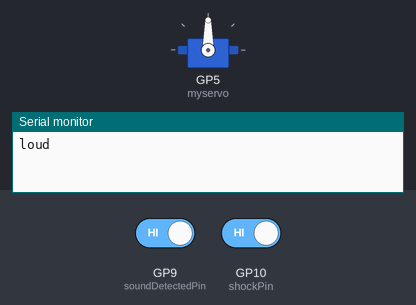
Recording of a sketch running on a simulated Raspberry Pi Pico. On the bench: servo, the last lines printed to the serial monitor. The test bench sets the inputs (shaded band); at power-on: GP10 (shockPin) HIGH, GP9 (soundDetectedPin) HIGH.

Above: at 0.1 s.
At 26.4 s:
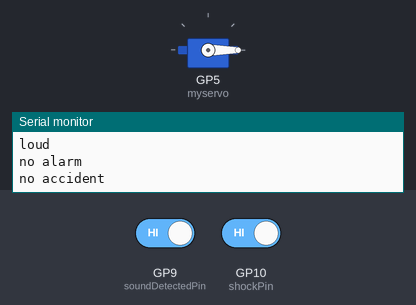
26.5 s: GP10 (shockPin) driven HIGH
37.7 s: GP10 (shockPin) driven LOW
51.7 s: GP9 (soundDetectedPin) driven HIGH
Timing chart, 0 to 61.6 s (numbered marks = the images above; inputs shaded):
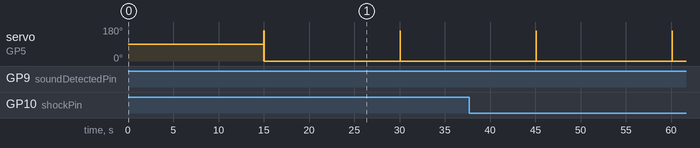

The sketch:

githubtest.ino
```cpp
#include <Servo.h>
 Servo myservo;
// Shock Sensor code
int pos = 0;
int shockPin = 10; // Use Pin 10 as our Input
int shockVal = HIGH; // This is where we record our shock measurement

boolean bAlarm = false;

unsigned long lastShockTime; // Record the time that we measured a shock

int shockAlarmTime = 500; // Number of milli seconds to keep the shock alarm high

int soundDetectedPin = 9; // Use Pin 10 as our Input
int soundDetectedVal = HIGH; // This is where we record our Sound Measurement
  // attaches the servo on pin 9 to the servo object

unsigned long lastSoundDetectTime; // Record the time that we measured a sound
int soundAlarmTime = 500; // Number of milli seconds to keep the sound alarm high


void setup()
{
  setup1();


}
void loop()
{
  a();
  b();
  d();
}


// Sound Detection Sensor code


void setup1 ()
{
  Serial.begin(9600);
  pinMode (soundDetectedPin, INPUT) ; // input from the Sound Detection Module
  pinMode (shockPin, INPUT) ; // input from the KY-002
  myservo.attach(5);

}
void a(){
  soundDetectedVal = digitalRead (9) ; // read the sound alarm time

  if (soundDetectedVal == LOW) // If we hear a sound
  {

    lastSoundDetectTime = millis(); // record the time of the sound alarm
    // The following is so you don't scroll on the output screen
    if (!bAlarm){
      Serial.println("no sound ");
      bAlarm = true;
      b();
    }
  }
  else
  {
    if( soundDetectedVal == HIGH)
    {
      Serial.println("loud");
      bAlarm = false;
      delay(5000);

    }
  }

}

void b()
{
  shockVal = digitalRead (shockPin) ; // read the value from our sensor

  if (shockVal == LOW) // If we're in an alarm state
  {
    lastShockTime = millis(); // record the time of the shock
    // The following is so you don't scroll on the output screen
    if (!bAlarm){
      Serial.println("Shock Alarm");
      bAlarm = true;
      Serial.println("ac");
  Serial.print("\r");
  delay(1000);
  Serial.print("AT+CMGF=1\r");
  delay(1000);
  /*Replace XXXXXXXXXX to 10 digit mobile number &  ZZ to 2 digit country code*/
  Serial.print("AT+CMGS=\"+916381845405\"\r");
  delay(1000);
  //The text of the message to be sent.
  Serial.print("accident alert   latitude-11.615270 ;longitude-78.144623");
  delay(1000);
  Serial.write(0x1A);
  delay(1000);
      delay(5000);
    }
  }
  else
  {
    if (shockVal == HIGH)
    {
      Serial.println("no alarm");
      bAlarm = false;
      delay(5000);
      Serial.println("no accident");
      delay(5000);
    }

  }
}
void d() {
  for (pos = 0; pos <= 180; pos += 1) { // goes from 0 degrees to 180 degrees
    // in steps of 1 degree
    myservo.write(pos);              // tell servo to go to position in variable 'pos'
    delay(0);                       // waits 15ms for the servo to reach the position
  }
  for (pos = 180; pos >= 0; pos -= 1) { // goes from 180 degrees to 0 degrees
    myservo.write(pos);              // tell servo to go to position in variable 'pos'
    delay(0);                       // waits 15ms for the servo to reach the position
  }
}
```
